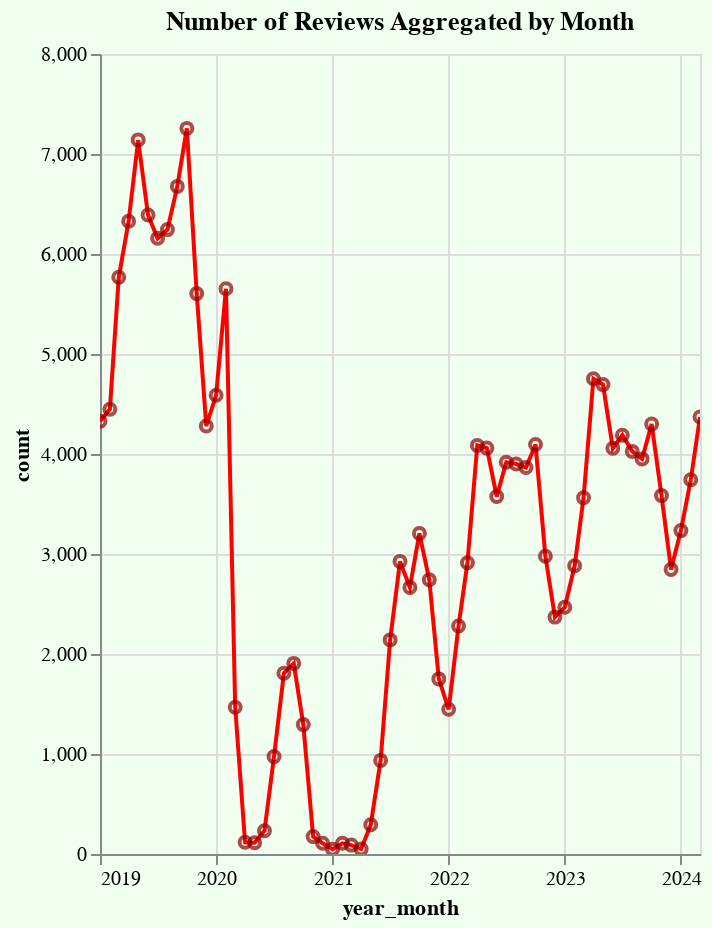

Write the Vega-Lite specification saved for this chart.
### Vega-Lite specification from a JSON file in a GitHub repository (floating-point values rounded to 4 significant figures)
{"config": {"view": {"continuousWidth": 300, "continuousHeight": 300}}, "layer": [{"mark": {"type": "line", "color": "red"}, "encoding": {"tooltip": [{"field": "year_month", "type": "temporal"}, {"field": "count", "type": "quantitative"}], "x": {"field": "year_month", "type": "temporal"}, "y": {"field": "count", "type": "quantitative"}}, "name": "view_6"}, {"mark": {"type": "point", "color": "darkred"}, "encoding": {"tooltip": [{"field": "year_month", "type": "temporal"}, {"field": "count", "type": "quantitative"}], "x": {"field": "year_month", "type": "temporal"}, "y": {"field": "count", "type": "quantitative"}}}], "background": "#f0fff0", "data": {"name": "data-b35da7080195773c8bd49e133e51b58d"}, "height": 400, "params": [{"name": "param_85", "select": {"type": "interval", "encodings": ["x", "y"]}, "bind": "scales", "views": ["view_6"]}], "title": "Number of Reviews Aggregated by Month", "width": "container", "$schema": "https://vega.github.io/schema/vega-lite/v5.17.0.json", "datasets": {"data-b35da7080195773c8bd49e133e51b58d": [{"year_month": "2019-01-01T00:00:00", "count": 4327}, {"year_month": "2019-02-01T00:00:00", "count": 4448}, {"year_month": "2019-03-01T00:00:00", "count": 5767}, {"year_month": "2019-04-01T00:00:00", "count": 6328}, {"year_month": "2019-05-01T00:00:00", "count": 7141}, {"year_month": "2019-06-01T00:00:00", "count": 6390}, {"year_month": "2019-07-01T00:00:00", "count": 6157}, {"year_month": "2019-08-01T00:00:00", "count": 6244}, {"year_month": "2019-09-01T00:00:00", "count": 6676}, {"year_month": "2019-10-01T00:00:00", "count": 7256}, {"year_month": "2019-11-01T00:00:00", "count": 5604}, {"year_month": "2019-12-01T00:00:00", "count": 4280}, {"year_month": "2020-01-01T00:00:00", "count": 4588}, {"year_month": "2020-02-01T00:00:00", "count": 5653}, {"year_month": "2020-03-01T00:00:00", "count": 1467}, {"year_month": "2020-04-01T00:00:00", "count": 117}, {"year_month": "2020-05-01T00:00:00", "count": 113}, {"year_month": "2020-06-01T00:00:00", "count": 233}, {"year_month": "2020-07-01T00:00:00", "count": 974}, {"year_month": "2020-08-01T00:00:00", "count": 1808}, {"year_month": "2020-09-01T00:00:00", "count": 1906}, {"year_month": "2020-10-01T00:00:00", "count": 1294}, {"year_month": "2020-11-01T00:00:00", "count": 174}, {"year_month": "2020-12-01T00:00:00", "count": 107}, {"year_month": "2021-01-01T00:00:00", "count": 48}, {"year_month": "2021-02-01T00:00:00", "count": 107}, {"year_month": "2021-03-01T00:00:00", "count": 89}, {"year_month": "2021-04-01T00:00:00", "count": 50}, {"year_month": "2021-05-01T00:00:00", "count": 293}, {"year_month": "2021-06-01T00:00:00", "count": 936}, {"year_month": "2021-07-01T00:00:00", "count": 2141}, {"year_month": "2021-08-01T00:00:00", "count": 2926}, {"year_month": "2021-09-01T00:00:00", "count": 2666}, {"year_month": "2021-10-01T00:00:00", "count": 3206}, {"year_month": "2021-11-01T00:00:00", "count": 2742}, {"year_month": "2021-12-01T00:00:00", "count": 1751}, {"year_month": "2022-01-01T00:00:00", "count": 1447}, {"year_month": "2022-02-01T00:00:00", "count": 2280}, {"year_month": "2022-03-01T00:00:00", "count": 2913}, {"year_month": "2022-04-01T00:00:00", "count": 4086}, {"year_month": "2022-05-01T00:00:00", "count": 4059}, {"year_month": "2022-06-01T00:00:00", "count": 3575}, {"year_month": "2022-07-01T00:00:00", "count": 3917}, {"year_month": "2022-08-01T00:00:00", "count": 3900}, {"year_month": "2022-09-01T00:00:00", "count": 3865}, {"year_month": "2022-10-01T00:00:00", "count": 4095}, {"year_month": "2022-11-01T00:00:00", "count": 2978}, {"year_month": "2022-12-01T00:00:00", "count": 2369}, {"year_month": "2023-01-01T00:00:00", "count": 2467}, {"year_month": "2023-02-01T00:00:00", "count": 2882}, {"year_month": "2023-03-01T00:00:00", "count": 3562}, {"year_month": "2023-04-01T00:00:00", "count": 4752}, {"year_month": "2023-05-01T00:00:00", "count": 4694}, {"year_month": "2023-06-01T00:00:00", "count": 4057}, {"year_month": "2023-07-01T00:00:00", "count": 4188}, {"year_month": "2023-08-01T00:00:00", "count": 4026}, {"year_month": "2023-09-01T00:00:00", "count": 3951}, {"year_month": "2023-10-01T00:00:00", "count": 4299}, {"year_month": "2023-11-01T00:00:00", "count": 3584}, {"year_month": "2023-12-01T00:00:00", "count": 2846}, {"year_month": "2024-01-01T00:00:00", "count": 3234}, {"year_month": "2024-02-01T00:00:00", "count": 3743}, {"year_month": "2024-03-01T00:00:00", "count": 4370}]}}
